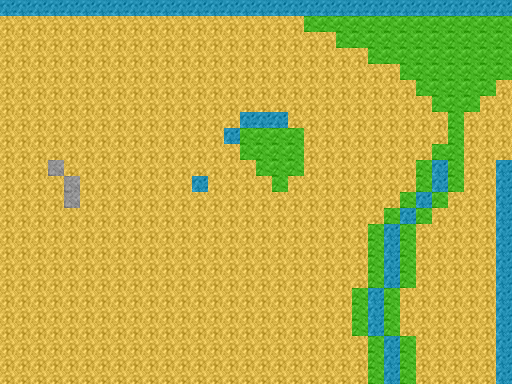

This is a level from a 2D game, rendered from its Tiled map with the project's own tilesets. A one-line summary and the map file follow, with tile-layer data summarised:
An orthogonal 32x24 tile map with 16x16 px tiles, 1 tile layer (GroundLayer).

<map version="1.0" orientation="orthogonal" width="32" height="24" tilewidth="16" tileheight="16">
 <tileset firstgid="1" name="ground_tile_set" tilewidth="16" tileheight="16">
  <image source="../images/ground_tile_set.png" trans="ff00ff" width="112" height="16" />
 </tileset>
 <layer name="GroundLayer" width="32" height="24">
  <data>[768 cells, 768 non-empty, 4 distinct tile ids]</data>
 </layer>
</map>
